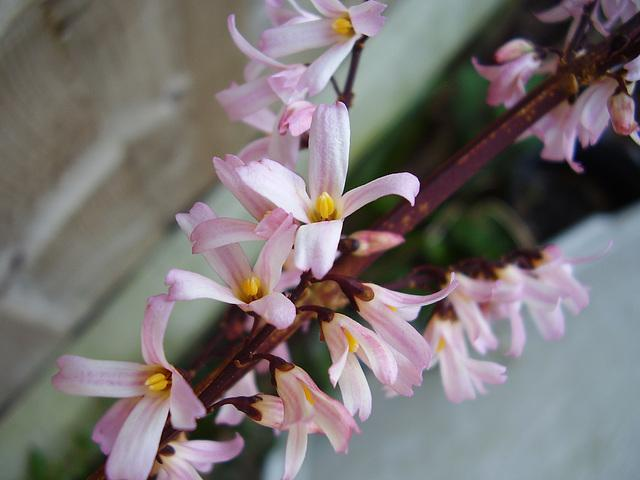
#> input picture python-code/opengl-learning/resources/images/f2.jpg, 640 x 480 px, found by its file name
$ jupyter execute '33-灰度比特平面.ipynb'   (shell and % lines are left out)
#> lines starting #> are read from the running program, lines starting #| are printed output that depends on the picture; after the words box and inside, x2 and y2 are one past the last pixel; in counts of white or black regions, pixels touching at a corner belong together
# 灰度比特平面

[cell 1]
import matplotlib.pyplot as plt
import cv2
import numpy as np

[cell 2]
src = cv2.imread('../datas/f2.jpg')
#> src is the input picture: shape (480, 640, 3); mean B, G, R 114.3, 114.2, 120.8
rgb = cv2.cvtColor(src,cv2.COLOR_BGR2RGB)
gray = cv2.cvtColor(src,cv2.COLOR_BGR2GRAY)
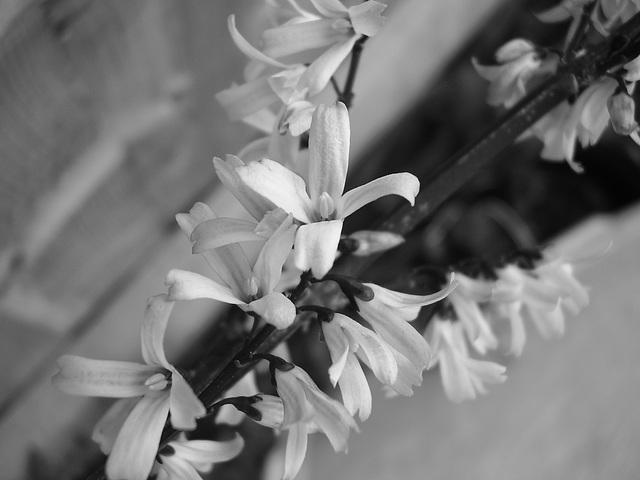
#> gray: shape (480, 640); min 2, max 251, mean 116.2

[cell 3]
def gray_bit_plan(src):

    bitplans = []

    for n in range(1,9):
        dst = np.zeros_like(src)
        pixmin = 2 ** (n - 1)
        pixmax = 2 ** n
        idx = (src >= pixmin) & (src < pixmax)
        dst[idx] = 255
        dst[~idx] = 0
        bitplans.append(dst)
#> this loop made 8 passes
#> pass 2, in gray_bit_plan, `idx = (src >= pixmin) & (src < pixmax)`:
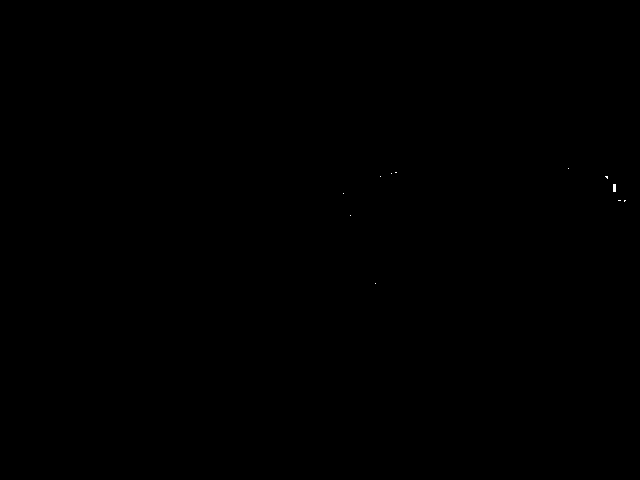
#> idx: shape (480, 640) bool; 0.01% white in thin lines or dots, all inside (x1, y1, x2, y2) = (343, 168, 626, 284)
#> pass 3, in gray_bit_plan, `idx = (src >= pixmin) & (src < pixmax)`:
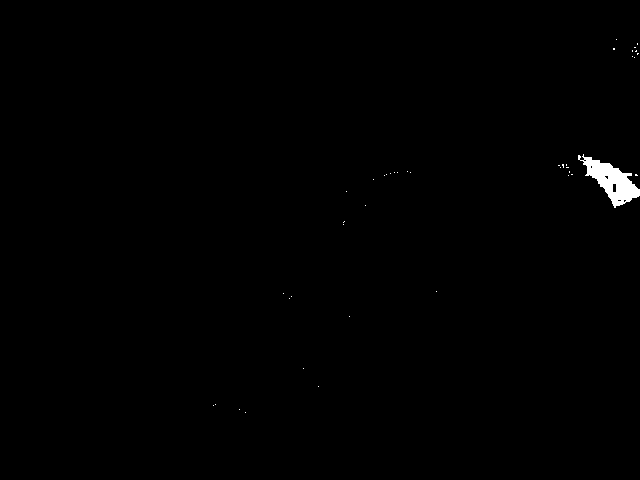
#> idx: shape (480, 640) bool; 0.46% white; 42 white regions (41 under 20 px), largest, box (x1, y1, x2, y2) and area: (578, 154, 640, 208) 1358
#> after the loop:
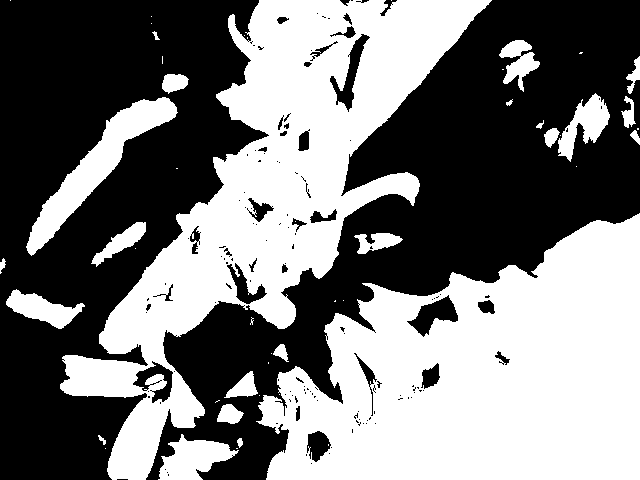
#> dst: shape (480, 640); 47.6% white; 49 white regions (26 under 20 px), largest, box (x1, y1, x2, y2) and area: (256, 213, 640, 480) 68405, (60, 0, 492, 480) 62321, (26, 97, 178, 256) 5513
#> after the loop, bitplans = 8 items

    return bitplans

[cell 4]
bitplans = gray_bit_plan(gray)
#> bitplans = 8 items

[cell 5]
plt.imshow(bitplans[0],'gray')
plt.title('Level 0')

[cell 6]
plt.imshow(bitplans[1],'gray')
plt.title('Level 1')
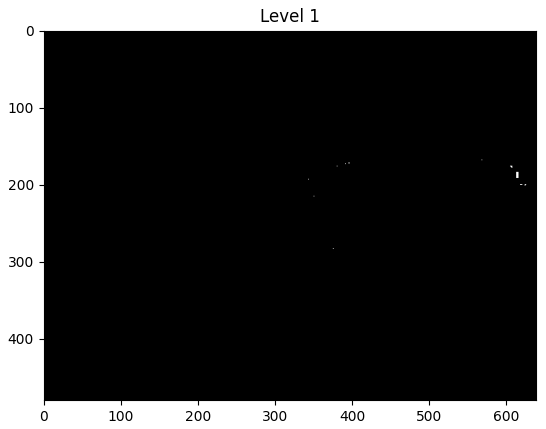
#> figure drawn by matplotlib, 1 panel

[cell 7]
plt.imshow(bitplans[2],'gray')
plt.title('Level 2')

[cell 8]
plt.imshow(bitplans[3],'gray')
plt.title('Level 3')

[cell 9]
plt.imshow(bitplans[4],'gray')
plt.title('Level 4')
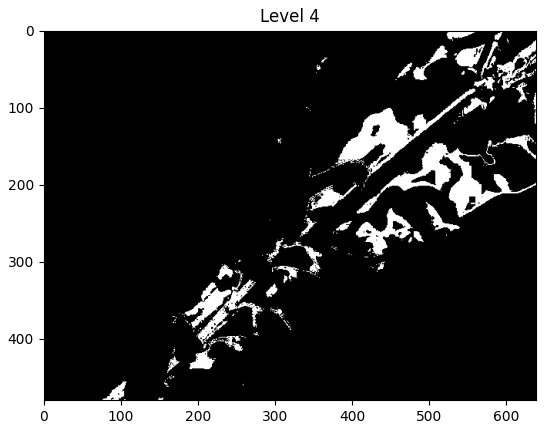
#> figure drawn by matplotlib, 1 panel

[cell 10]
plt.imshow(bitplans[5],'gray')
plt.title('Level 5')
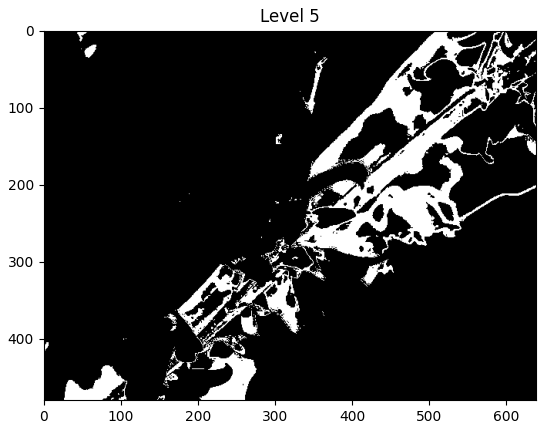
#> figure drawn by matplotlib, 1 panel

[cell 11]
plt.imshow(bitplans[6],'gray')
plt.title('Level 6')
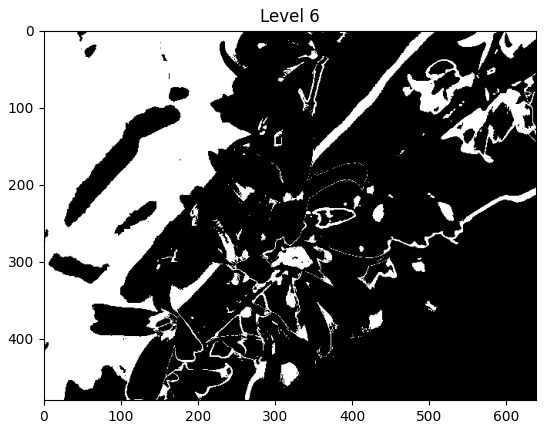
#> figure drawn by matplotlib, 1 panel

$ run again, with python-code/opengl-learning/resources/images/f1.jpg copied over python-code/opengl-learning/resources/images/f2.jpg
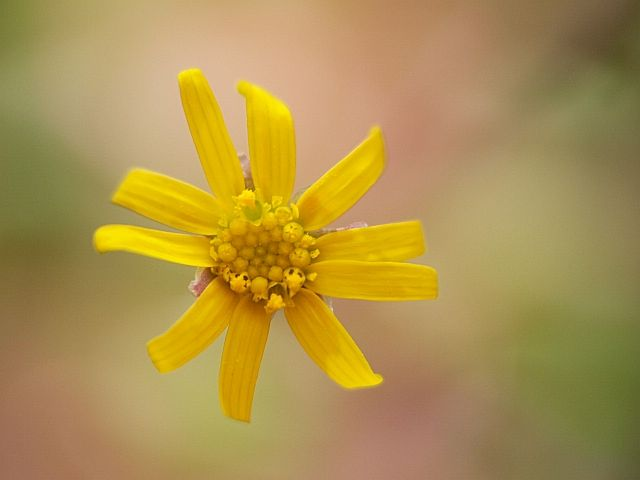
#> input picture python-code/opengl-learning/resources/images/f1.jpg, 640 x 480 px, found by its file name
#> src is the input picture: shape (480, 640, 3); mean B, G, R 78.8, 145.8, 173.2
#> after the loop in gray_bit_plan, `for n in range(1,9):`:
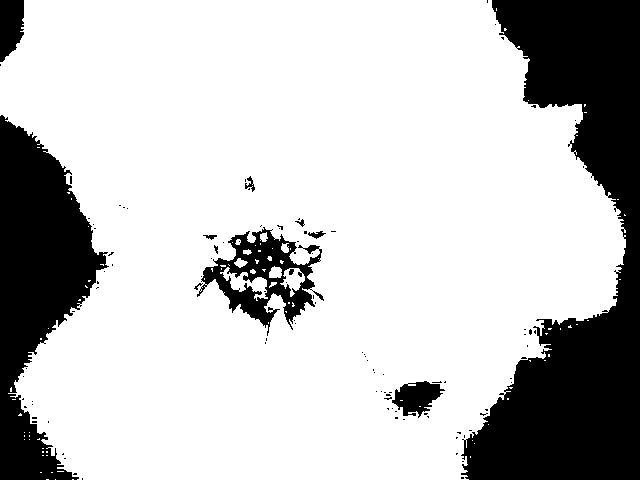
#> dst: shape (480, 640); 76.5% white; 106 black regions (94 under 20 px), largest, box (x1, y1, x2, y2) and area: (461, 0, 640, 480) 43351, (0, 115, 109, 480) 20886, (197, 227, 324, 336) 4953
#> after the loop in gray_bit_plan, `for n in range(1,9):`: bitplans = 8 items
#> `[cell 11] plt.imshow(bitplans[6],'gray') plt.title('Level 6')`:
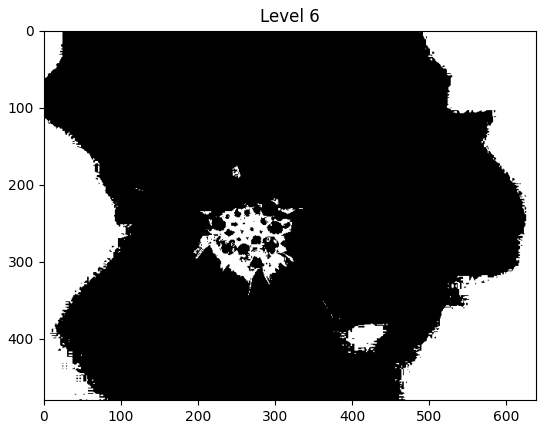
#> figure drawn by matplotlib, 1 panel

$ run again, with python-code/opengl-learning/resources/images/f3.jpg copied over python-code/opengl-learning/resources/images/f2.jpg
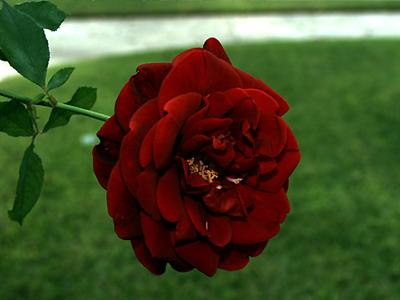
#> input picture python-code/opengl-learning/resources/images/f3.jpg, 400 x 300 px, found by its file name
#> src is the input picture: shape (300, 400, 3); mean B, G, R 41.2, 78.6, 72.4
#> after the loop in gray_bit_plan, `for n in range(1,9):`:
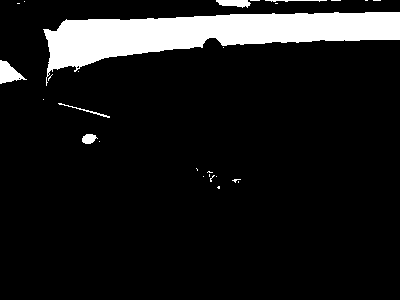
#> dst: shape (300, 400); 10.3% white; 27 white regions (21 under 20 px), largest, box (x1, y1, x2, y2) and area: (43, 12, 400, 86) 11443, (0, 60, 27, 84) 344, (216, 0, 251, 8) 199, (82, 134, 98, 144) 114, (58, 103, 110, 118) 87, (265, 0, 327, 2) 70
#> after the loop in gray_bit_plan, `for n in range(1,9):`: bitplans = 8 items
#> `[cell 11] plt.imshow(bitplans[6],'gray') plt.title('Level 6')`:
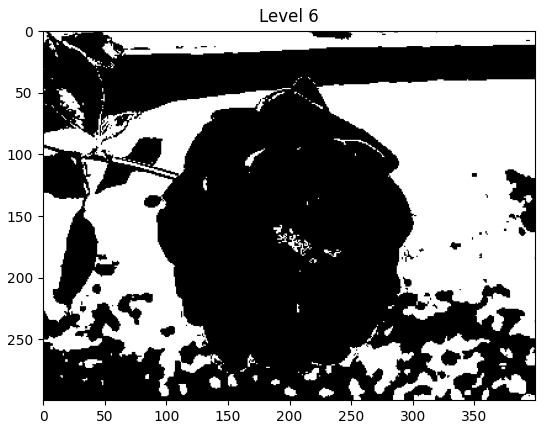
#> figure drawn by matplotlib, 1 panel
